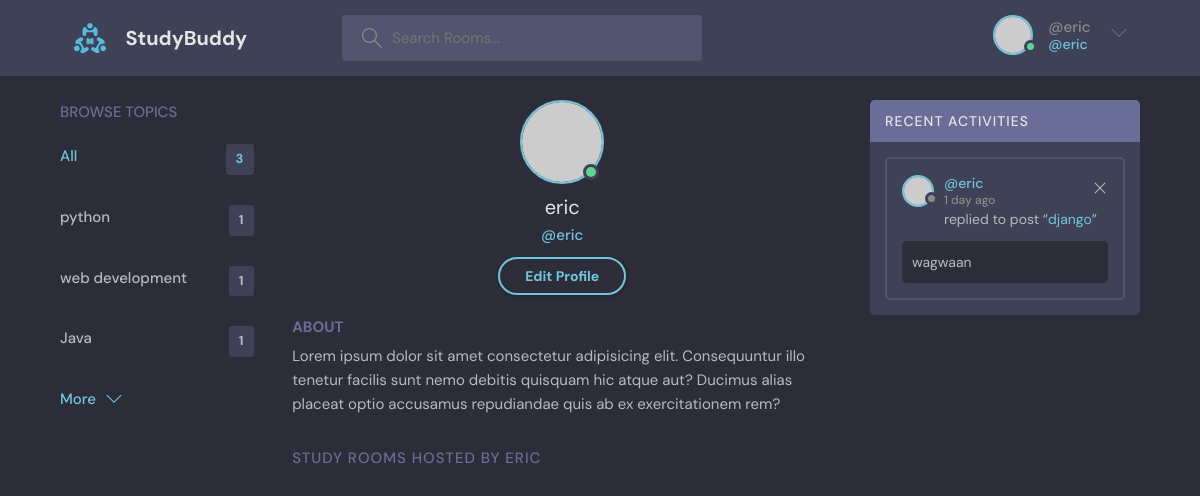
The app's page /profile/3 (signed in), older data.
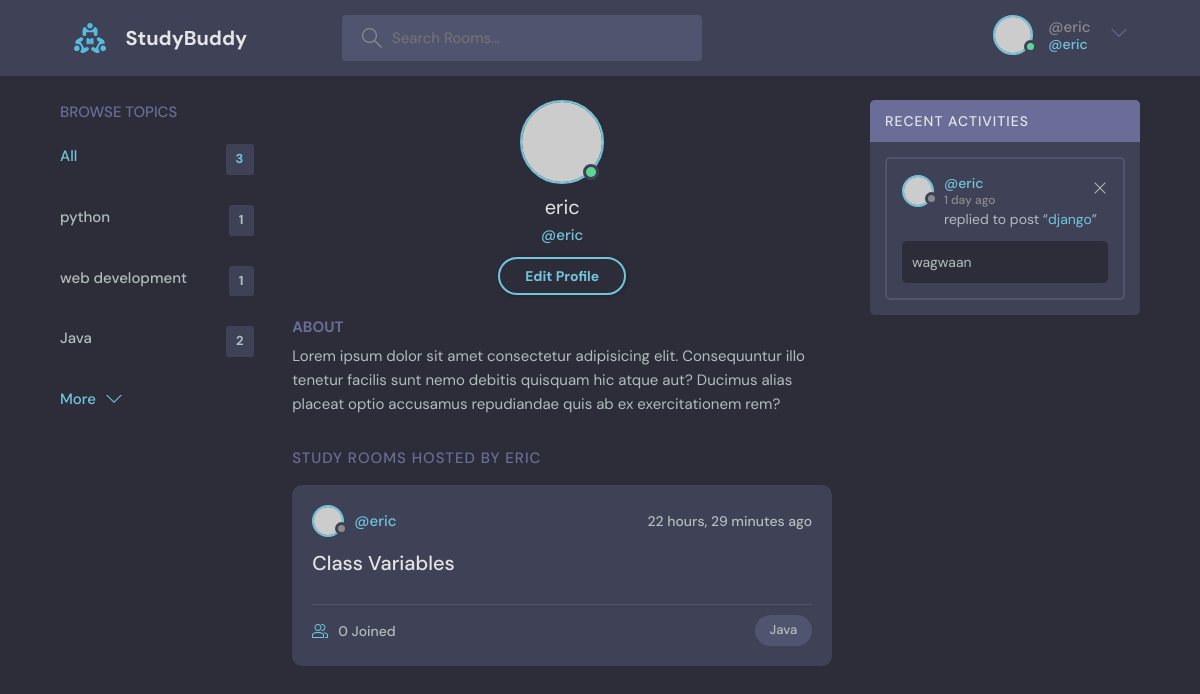
The same page, newer data.
### base/models.py (models this page shows, shortened)
class Topic(models.Model):
    name= models.CharField(max_length=200)

class Message(models.Model):
    user = models.ForeignKey(User, on_delete=models.CASCADE)
    room = models.ForeignKey(Room, on_delete=models.CASCADE)
    body = models.TextField()
    updated = models.DateTimeField(auto_now=True)
    created = models.DateTimeField(auto_now_add=True)
    class Meta:
        ordering = ['-updated', '-created']

class Room(models.Model):
    host = models.ForeignKey(User, on_delete=models.SET_NULL, null=True)
    topic = models.ForeignKey(Topic, on_delete=models.SET_NULL, null=True)
    name = models.CharField(max_length=200)
    description = models.TextField(null=True, blank=True)
    participants = models.ManyToManyField(
        User, related_name='participants', blank=True)
    updated = models.DateTimeField(auto_now=True)
    created = models.DateTimeField(auto_now_add=True)
    class Meta:
        ordering = ['-updated', '-created']
    def __str__(self):
        return self.name

### base/views.py (the view)
# urls.py: path('profile/<str:pk>', views.userProfile, name="user-profile"),
def userProfile(request, pk):
    user = User.objects.get(id=pk)
    rooms = user.room_set.all()
    room_messages = user.message_set.all()
    topics = Topic.objects.all()
    context = {'user':user, 'rooms':rooms, 'room_messages':room_messages, 'topics':topics}
    return render(request, 'base/profile.html', context)

### base/templates/base/profile.html
{% extends 'main.html'%}
{% block content %}
<main class="profile-page layout layout--3">
  <div class="container">
    {% include 'base/topics_component.html' %}
    <div class="roomList">
      <div class="profile">
        <div class="profile__avatar">
          <div class="avatar avatar--large active">
            <img src="https://randomuser.me/api/portraits/men/11.jpg" />
          </div>
        </div>
        <div class="profile__info">
          <h3>{{user.username}}</h3>
          <p>@{{user.username}}</p>
          <a href="edit-user.html" class="btn btn--main btn--pill">Edit Profile</a>
        </div>
        <div class="profile__about">
          <h3>About</h3>
          <p>
            Lorem ipsum dolor sit amet consectetur adipisicing elit. Consequuntur illo tenetur
            facilis sunt nemo debitis quisquam hic atque aut? Ducimus alias placeat optio
            accusamus repudiandae quis ab ex exercitationem rem?
          </p>
        </div>
      </div>
      <div class="roomList__header">
        <div>
          <h2>Study Rooms Hosted by {{user.username}} </a>
          </h2>
        </div>
      </div>
      {% include 'base/feed_component.html' %}
    </div>
    {% include 'base/activity_component.html' %}
  </div>
</main>
{% endblock content %}

### base/templates/base/topics_component.html
<div class="topics">
    <div class="topics__header">
        <h2>Browse Topics</h2>
    </div>
    <ul class="topics__list">
        <li>
            <a href="{% url 'home' %}" class="active">All <span>{{topics.count}}</span></a>
        </li>
        {% for topic in topics %}
        <li>
            <a href="{% url 'home' %}?q={{topic.name}}">{{topic.name}}<span>{{topic.room_set.all.count}}</span></a>
        </li>
        {% endfor %}
    </ul>
    <a class="btn btn--link" href="topics.html">
        More
        <svg version="1.1" xmlns="http://www.w3.org/2000/svg" width="32" height="32" viewBox="0 0 32 32">
            <title>chevron-down</title>
            <path d="M16 21l-13-13h-3l16 16 16-16h-3l-13 13z"></path>
        </svg>
    </a>
</div>

### base/templates/base/feed_component.html (shortened to what this page needs)
{% for room in rooms %}
<div class="roomListRoom">
    <div class="roomListRoom__header">
        <a href="{% url 'user-profile' room.host.id %}" class="roomListRoom__author">
            <div class="avatar avatar--small">
                <img src="https://randomuser.me/api/portraits/women/11.jpg" />
            </div>
            <span>@{{room.host.username}}</span>
        </a>
        <div class="roomListRoom__actions">
            <span>{{room.created|timesince}} ago</span>
        </div>
    </div>
    <div class="roomListRoom__content">
        <a href="{% url 'room' room.id %}">{{room.name}}</a>
    </div>
    <div class="roomListRoom__meta">
        <a href="room.html" class="roomListRoom__joined">
            {{room.participants.all.count}} Joined
        </a>
        <p class="roomListRoom__topic">{{room.topic.name}}</p>
    </div>
</div>
{% endfor%}

### base/templates/base/activity_component.html
<div class="activities">
    <div class="activities__header">
        <h2>Recent Activities</h2>
    </div>
    {% for message in room_messages %}
    <div class="activities__box">
        <div class="activities__boxHeader roomListRoom__header">
            <a href="{% url 'user-profile' message.user.id %}" class="roomListRoom__author">
                <div class="avatar avatar--small">
                    <img src="https://randomuser.me/api/portraits/women/11.jpg" />
                </div>
                <p>
                    @{{message.user}}
                    <span>{{message.created|timesince}} ago</span>
                </p>
            </a>
            {% if request.user == message.user %}
            <div class="roomListRoom__actions">
                <a href="{% url 'delete-message' message.id %}">
                    <svg version="1.1" xmlns="http://www.w3.org/2000/svg" width="32" height="32" viewBox="0 0 32 32">
                        <title>remove</title>
                        <path
                            d="M27.314 6.019l-1.333-1.333-9.98 9.981-9.981-9.981-1.333 1.333 9.981 9.981-9.981 9.98 1.333 1.333 9.981-9.98 9.98 9.98 1.333-1.333-9.98-9.98 9.98-9.981z">
                        </path>
                    </svg>
                </a>
            </div>
            {% endif %}
        </div>
        <div class="activities__boxContent">
            <p>replied to post “<a href="{% url 'room' message.room.id %}">{{message.room}}</a>”</p>
            <div class="activities__boxRoomContent">
                {{message.body}}
            </div>
        </div>
    </div>
    {% endfor %}
</div>

Row changes from the older to the newer data that the page shows:
computed for Topic "Java": room_set.all.count "1" → "2"
added Room: host.username "eric", created "22 hours, 29 minutes", name "Class Variables", participants.all.count "0", topic.name "Java"
